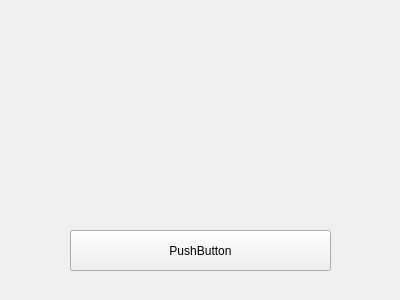
<?xml version="1.0" encoding="UTF-8"?>
<ui version="4.0">
 <class>MyWidget</class>
 <widget class="QWidget" name="MyWidget">
  <property name="geometry">
   <rect>
    <x>0</x>
    <y>0</y>
    <width>400</width>
    <height>300</height>
   </rect>
  </property>
  <property name="windowTitle">
   <string>MyWidget</string>
  </property>
  <widget class="QLabel" name="label_2">
   <property name="geometry">
    <rect>
     <x>11</x>
     <y>154</y>
     <width>378</width>
     <height>135</height>
    </rect>
   </property>
   <property name="text">
    <string/>
   </property>
  </widget>
  <widget class="MyLabel" name="label">
   <property name="geometry">
    <rect>
     <x>11</x>
     <y>11</y>
     <width>378</width>
     <height>136</height>
    </rect>
   </property>
   <property name="text">
    <string/>
   </property>
  </widget>
  <widget class="MyButton" name="pushButton">
   <property name="geometry">
    <rect>
     <x>70</x>
     <y>230</y>
     <width>261</width>
     <height>41</height>
    </rect>
   </property>
   <property name="text">
    <string>PushButton</string>
   </property>
  </widget>
 </widget>
 <layoutdefault spacing="6" margin="11"/>
 <customwidgets>
  <customwidget>
   <class>MyLabel</class>
   <extends>QLabel</extends>
   <header location="global">mylabel.h</header>
  </customwidget>
  <customwidget>
   <class>MyButton</class>
   <extends>QPushButton</extends>
   <header location="global">mybutton.h</header>
  </customwidget>
 </customwidgets>
 <resources/>
 <connections/>
</ui>
